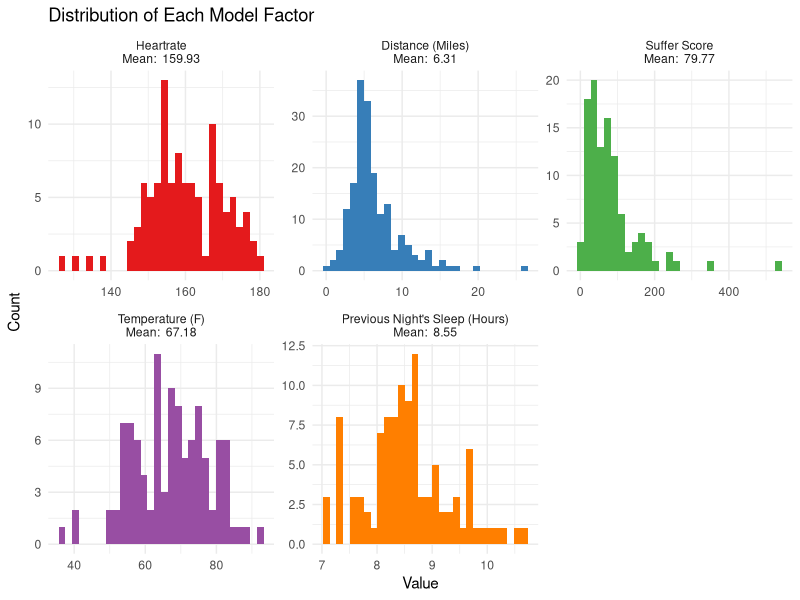
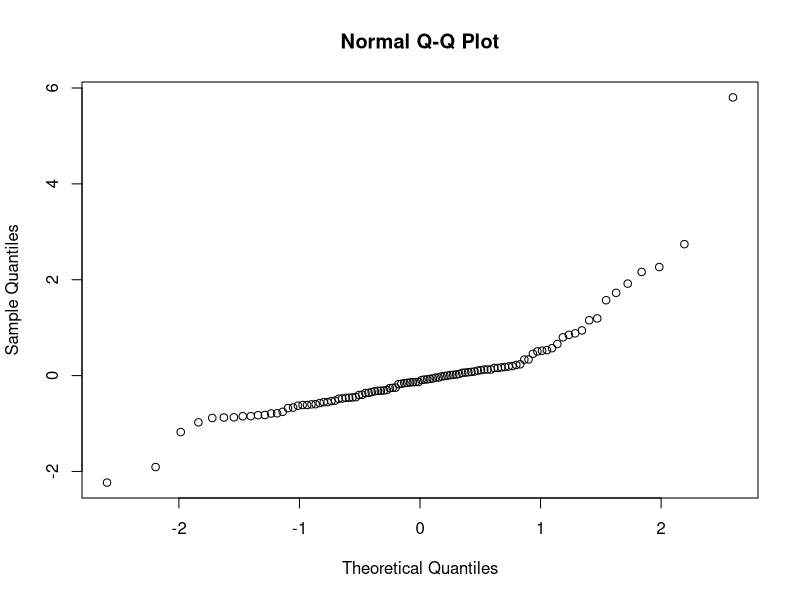
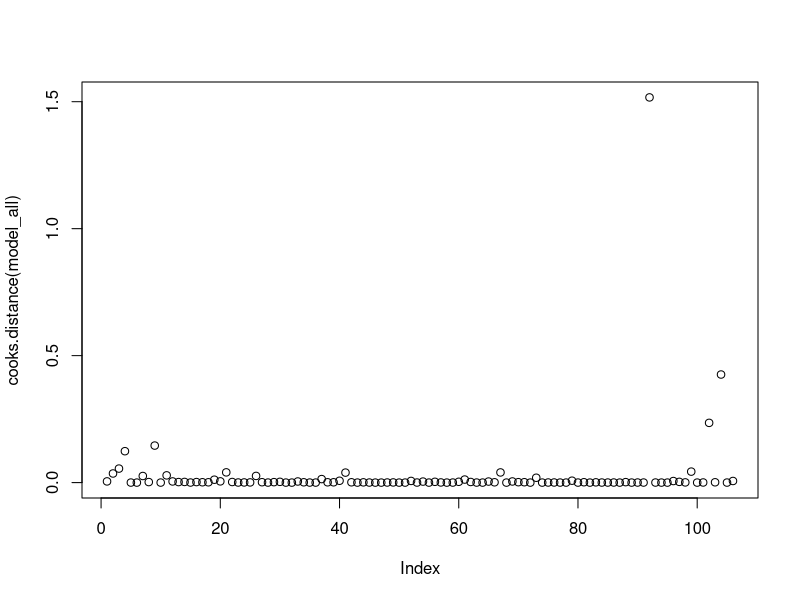
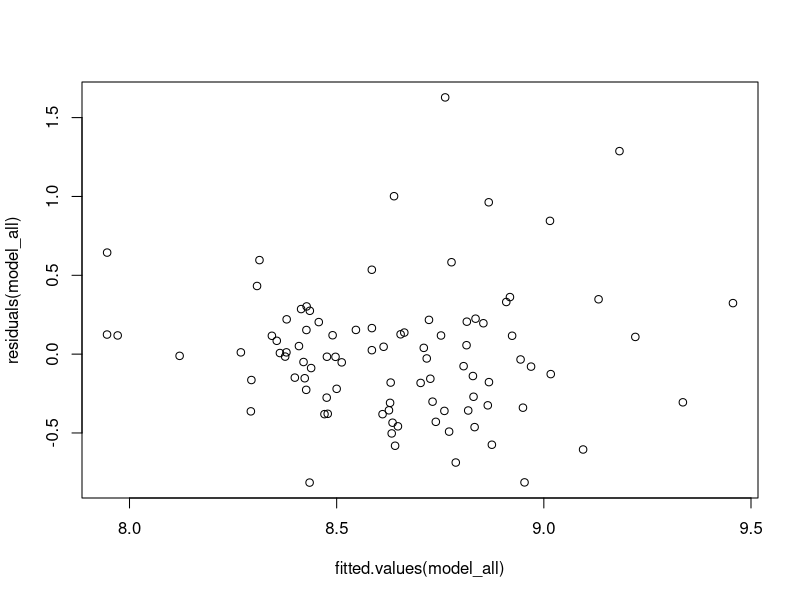
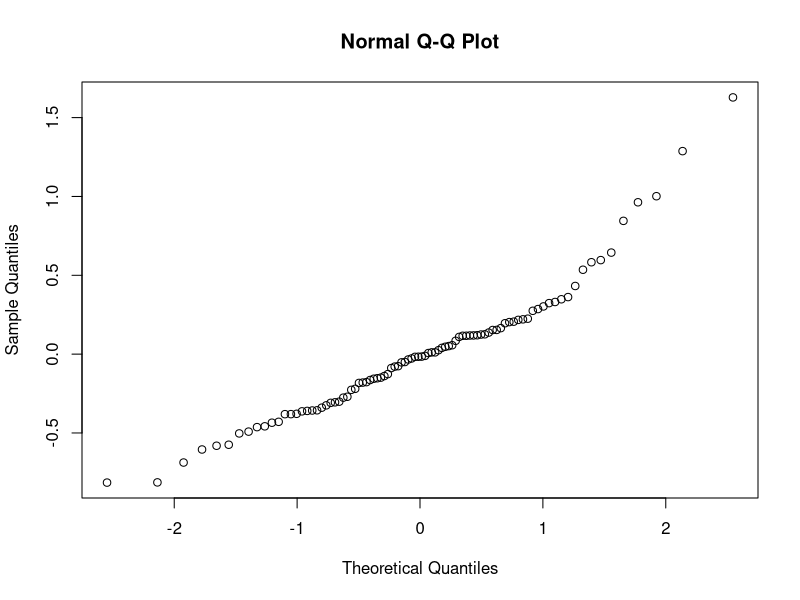
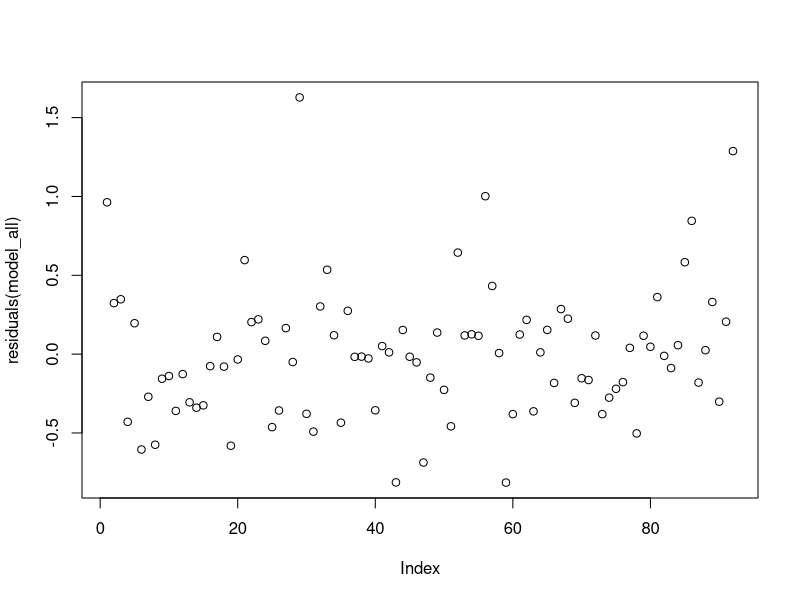
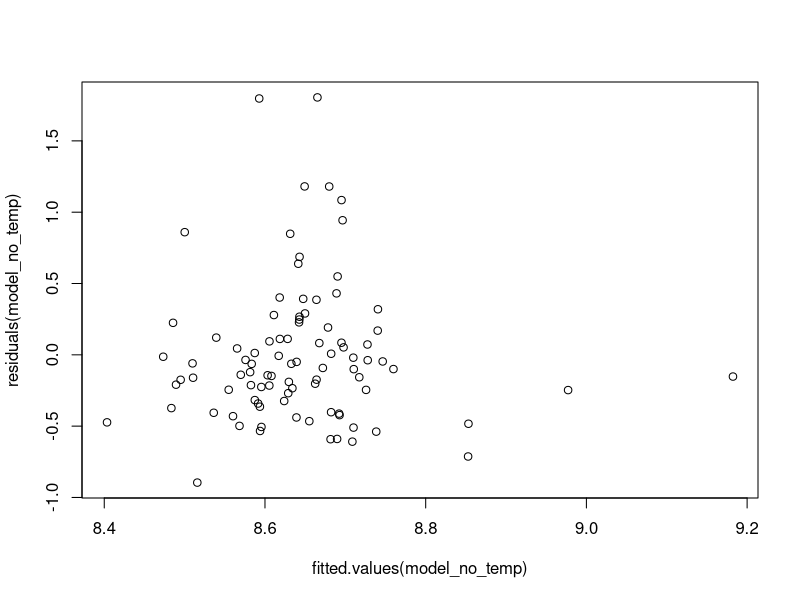
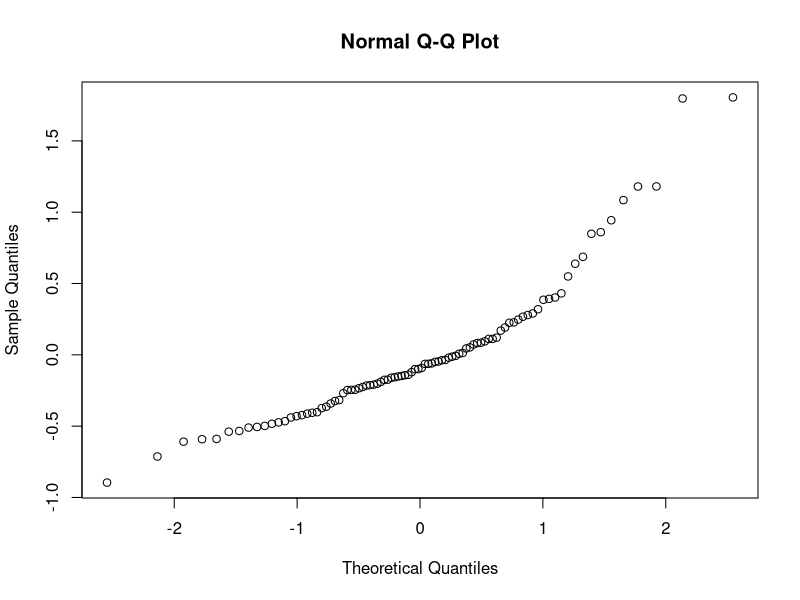

Write R code to recreate these figures, in order.
## ---- chunk 1
knitr::opts_chunk$set(echo = TRUE)
## ---- chunk 2
library(tidyverse)
library(RColorBrewer)
## ---- chunk 3
strava <- read.csv("data/strava.csv")

# drop unneeded columns
drop <- names(strava) %in% c("athlete.id", "athlete.resource_state", "commute",
                         "display_hide_heartrate_option", "flagged", "from_accepted_tag", "has_heartrate", "has_kudoed",
                         "heartrate_opt_out", "manual", "map.id", "map.resource_state",
                         "photo_count", "private", "resource_state",
                         "start_date_local", "timezone", "total_photo_count", "trainer",
                         "utc_offset", "visibility", "average_watts", "device_watts",
                         "end_latlng1", "end_latlng2", "external_id", "gear_id", "kilojoules",
                         "map.summary_polyline", "start_latlng1", "start_latlng2", "upload_id", "upload_id_str",
                         "type", "workout_type"
                         )
strava <- strava[!drop]

# filter to only running activities
runs <- strava %>% filter(sport_type=="Run")

# get number of observations
nrow(runs)
## ---- chunk 4
# adjust datatypes to numeric 
runs <- runs %>% mutate_at(c("average_cadence", "average_heartrate", "average_temp", "average_speed", "max_heartrate", "pr_count", "suffer_score"), as.numeric, na.rm=TRUE)

# convert units
runs <- runs %>% mutate(distance_miles=distance/1.609, # distance is originally in km; convert to miles
                        temp_f=average_temp*9/5 +32, # temp is originally in C; convert to F
                        elapsed_time_min=elapsed_time/60, # time is originally in seconds; convert to minutes
                        moving_time_min=moving_time/60,
                        average_speed_mpm=round(96.56064/average_speed,2), # speed is in km/hour, we want miles/min
                        max_speed_mpm=round(96.56064/max_speed,2),
                        total_elev_gain_ft=total_elevation_gain*3.281, # elevation is in meters, we want feet
                        elev_high_ft=elev_high*3.281,
                        elev_low_ft=elev_low*3.281
                        )
# split out minutes and hours into a more typical running pace format, for readability
runs <- runs %>% separate(average_speed_mpm, into=c("average_speed_mins", "average_speed_secs"), remove=FALSE)
runs <- runs %>% separate(max_speed_mpm, into=c("max_speed_mins", "max_speed_secs"), remove=FALSE)
runs <- runs %>% mutate(average_speed_mins=as.numeric(average_speed_mins),
                        max_speed_mins=as.numeric(max_speed_mins),
                        max_speed_secs=as.numeric(formatC(round(as.numeric(max_speed_secs)/100*60,2),width=2,format="d",flag="0")),
                        average_speed_secs=as.numeric(formatC(round(as.numeric(average_speed_secs)/100*60,2),width=2,format="d",flag="0")))
## ---- chunk 5
sleep <- read.csv("data/sleep/2021-06-23_2021-10-01_97013065_sleepData.csv")
sleep <- rbind(sleep, read.csv("data/sleep/2021-10-01_2022-01-09_97013065_sleepData.csv"))
sleep <- rbind(sleep, read.csv("data/sleep/2022-01-09_2022-04-19_97013065_sleepData.csv"))
sleep <- rbind(sleep, read.csv("data/sleep/2022-04-19_2022-07-28_97013065_sleepData.csv"))

drop <- names(sleep) %in% c("sleepWindowConfirmationType", "retro")
sleep <- sleep[!drop]
## ---- chunk 6
sleep <- sleep %>% 
  mutate(totalSleepHours=(sleep$deepSleepSeconds + sleep$lightSleepSeconds + sleep$remSleepSeconds + sleep$unmeasurableSeconds)/60/60)
## ---- chunk 7
runs$calendarDate <- as.Date(runs$start_date) # get just the date (not time) of the run
sleep$calendarDate <- as.Date(sleep$calendarDate) # convert to Date datatype

# join sleep data to run dataframe
runs <- runs %>% left_join(sleep, by="calendarDate")
## ---- chunk 8
# create nicer titles for each facet
var_names <- c(`average_heartrate` = c(paste("Heartrate\nMean: ", round(mean(runs$average_heartrate,na.rm=TRUE),2))),
               `distance_miles` = c(paste("Distance (Miles)\nMean: ", round(mean(runs$distance_miles,na.rm=TRUE),2))), 
               `suffer_score` = c(paste("Suffer Score\nMean: ", round(mean(runs$suffer_score,na.rm=TRUE),2))),
               `temp_f` = c(paste("Temperature (F)\nMean: ", round(mean(runs$temp_f,na.rm=TRUE),2))),
               `totalSleepHours` = c(paste("Previous Night's Sleep (Hours)\nMean: ", round(mean(runs$totalSleepHours,na.rm=TRUE),2))))

runs %>% 
  select(c("average_speed_mpm","distance_miles", "suffer_score", "average_heartrate", "temp_f", "totalSleepHours")) %>% 
  pivot_longer(!average_speed_mpm,names_to="Variable",values_to="Value") %>% 
  ggplot(aes(x=Value,fill=Variable)) + 
  geom_histogram() +
  scale_fill_manual(values=brewer.pal(n=5,name="Set1")) +
  facet_wrap(~Variable, scales="free", labeller = as_labeller(var_names)) +
  labs(title="Distribution of Each Model Factor", y="Count") +
  theme_minimal() +
  theme(legend.position="none")
## ---- chunk 9
model_all <- lm(average_speed_mpm ~ distance_miles + suffer_score + average_heartrate + temp_f, data=runs)
summary(model_all)
qqnorm(residuals(model_all))

# find influential points
cooksd <- cooks.distance(model_all)
plot(cooks.distance(model_all))
influential <- as.numeric(names(cooksd)[(cooksd > 4/nrow(runs))])

# remove the points above the cooks d cutoff
runs <- runs[-influential,]

# re-run the model
model_all <- lm(average_speed_mpm ~ distance_miles + suffer_score + average_heartrate + temp_f, data=runs)
summary(model_all)
## ---- chunk 10
# plot residuals vs fitted values
plot(x=fitted.values(model_all), y=residuals(model_all))

# qq plot of residuals
qqnorm(residuals(model_all))

# plot residuals in order
plot(residuals(model_all))

## ---- chunk 11
model_no_temp <- lm(average_speed_mpm ~ distance_miles + suffer_score + average_heartrate, data=runs)
summary(model_no_temp)
## ---- chunk 12
# plot residuals vs fitted values
plot(x=fitted.values(model_no_temp), y=residuals(model_no_temp))

# qq plot of residuals
qqnorm(residuals(model_no_temp))

# plot residuals in order
plot(residuals(model_no_temp))
## ---- chunk 13
AIC(model_all,model_no_temp)
## ---- chunk 14
model_sleep <- lm(average_speed_mpm ~ distance_miles + suffer_score + average_heartrate + temp_f + totalSleepHours, data=runs)

summary(model_sleep)
## ---- chunk 15
# plot residuals vs fitted values
plot(x=fitted.values(model_sleep), y=residuals(model_sleep))

# qq plot of residuals
qqnorm(residuals(model_sleep))

# plot residuals in order
plot(residuals(model_sleep))
## ---- chunk 16
AIC(model_all,model_sleep)
## ---- chunk 17
var_names <- c(`average_heartrate` = "Heartrate",
               `distance_miles` = "Distance (Miles)", 
               `suffer_score` = "Suffer Score",
               `temp_f` = "Temperature (F)")


runs %>% 
  select(c("average_speed_mpm","distance_miles", "suffer_score", "average_heartrate", "temp_f")) %>% 
  pivot_longer(!average_speed_mpm,names_to="Variable",values_to="Value") %>% 
  ggplot(aes(x=Value,y=average_speed_mpm,color=Variable)) + 
  geom_jitter(alpha=.5) +
  geom_smooth(aes(fill=Variable), alpha=.2, method=lm) +
  scale_color_manual(values=brewer.pal(n=4,name="Set1")) +
  scale_fill_manual(values=brewer.pal(n=4,name="Set1")) +
  facet_wrap(~Variable, scales="free_x", labeller = as_labeller(var_names)) +
  labs(title="Relationship of Each Model Factor with Running Pace", y="Pace (Miles per Minute)") +
  theme_minimal() +
  theme(legend.position="none")
## ---- chunk 18
runs <- runs %>% mutate(month=as.integer(format(runs$calendarDate, "%m")))
winter <- c(12,1,2)
spring <- c(3,4,5)
summer <- c(6,7,8)
fall <- c(9,10,11)
runs <- runs %>% mutate(season=case_when(month %in% winter ~ "Winter",
                                 month %in% spring ~ "Spring",
                                 month %in% summer ~ "Summer",
                                 month %in% fall ~ "Fall"),
                        season=factor(season))
## ---- chunk 19
# define custom colors
fall_color <- brewer.pal(n=9,name="PuOr")[2]
winter_color <- brewer.pal(n=9,name="RdGy")[7]
spring_color <- brewer.pal(n=9,name="RdYlGn")[8]
summer_color <- brewer.pal(n=9,name="Spectral")[6]


runs %>% ggplot(aes(x=season, y=average_speed_mpm)) +
  geom_violin(trim=FALSE, aes(fill=season)) +
  xlim(limits=c("Fall", "Winter", "Spring", "Summer")) +
  scale_fill_manual(values=c(fall_color,spring_color,summer_color,winter_color),guide="none") +
  stat_summary(fun="mean", geom="pointrange", color="black") +
  labs(title="Running Pace by Season",x="Season", y="Pace (Minutes per Mile)") +
  geom_jitter(shape=16, position=position_jitter(0.2), alpha=.3) +
  theme_minimal()

## ---- chunk 20
season_model <- aov(runs$average_speed_mpm ~ runs$season)
anova(season_model)
## ---- chunk 21
qqnorm(residuals(season_model))
## ---- chunk 22
kruskal.test(runs$average_speed_mpm ~ runs$season)
